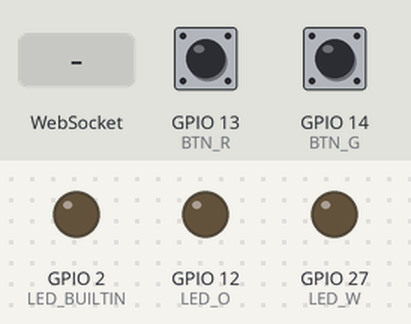
A sketch run on a simulated ESP32. Shown: output pins drawn as LEDs (lit = HIGH). Inputs (shaded band) come from the test bench; at power-on: GPIO 13 (BTN_R) LOW, GPIO 14 (BTN_G) LOW. WiFi joins after 1.5 s; servers stay silent unless stated; what the sketch prints to the serial monitor is not drawn.

Above: at 2.7 s.
2.8 s: WebSocket text "changeO" received
At 3.7 s:
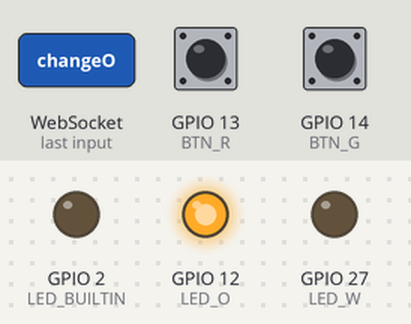
4.3 s: WebSocket text "changeW" received
At 4.9 s:
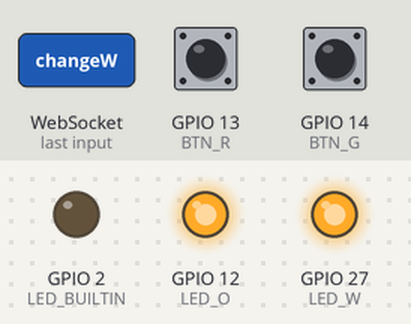
5.8 s: WebSocket text "changeO" received
At 7.2 s:
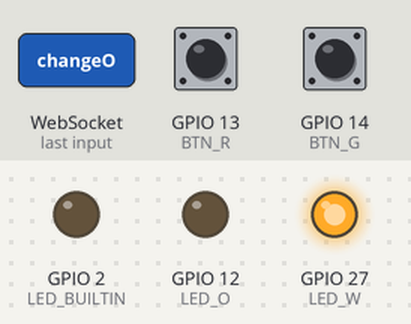
Timing chart, 0 to 8.8 s (numbered marks = the images above; inputs shaded):
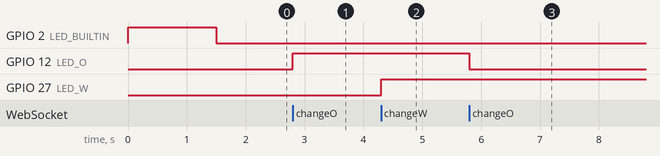

The sketch:

client1_LED.ino
```cpp
//WebSocket client端 LED STA模式

#include <WiFi.h>               //引入函式庫
#include <WiFiClient.h>
#include <WebSocketsClient.h>

WebSocketsClient webSocket;

const char* ssid = "WiFi SSID";     //定義要連接的WiFi及密碼
const char* password = "WiFi password";

const int LED_O = 12;  //橘LED               //設置開發版腳位及變數
const int LED_W = 27;  //白LED
const int BTN_R = 13;  //控制紅LED按鈕
const int BTN_G = 14;  //控制綠LED按鈕
static int OledStatus; //橘LED狀態
static int WledStatus; //白LED狀態

String responds = "";

void webSocketEvent(WStype_t type, uint8_t * payload, size_t length) {   //webSocket監聽函示
  responds = "";
  if(type == WStype_TEXT){
    for(int i=0; i<length; i++){
      Serial.print((char)payload[i]);
      responds += ((char) payload[i]);      //將socket收到的字存到responds
    }
  }
  else if(type ==WStype_CONNECTED){
     Serial.printf("[WSc] Connected to url: %s\n", payload);
      webSocket.sendTXT("Client Connected~");
  }
  Serial.println();
}

void setup(){
  pinMode(LED_BUILTIN, OUTPUT);   //定義LED腳位為輸出腳
  pinMode(LED_O, OUTPUT);
  pinMode(LED_W, OUTPUT);
  pinMode(BTN_R, INPUT);          //定義按鈕腳位為輸入腳
  pinMode(BTN_G, INPUT);
  digitalWrite(LED_BUILTIN, 0);
  digitalWrite(LED_O, 0);
  digitalWrite(LED_W, 0);
  Serial.begin(115200);           //設定鮑率115200
  WiFi.mode(WIFI_STA);            //設定WiFi模式為STA
  WiFi.begin(ssid, password);     //連接至設定的WiFi
  Serial.println("");
  while (WiFi.status() != WL_CONNECTED) {   //等待WiFi連接
    digitalWrite(LED_BUILTIN, 1);
    delay(500);
    Serial.print(".");
    digitalWrite(LED_BUILTIN, 0);
  }
  Serial.println("");
  Serial.print("Connected to ");      //印出連接到的WiFi名稱及IP
  Serial.println(ssid);
  Serial.print("IP address: ");
  Serial.println(WiFi.localIP());
  webSocket.begin("192.168.4.1", 81);    //webSocket連接至server IP
  webSocket.onEvent(webSocketEvent);     //webSocket監聽webSocketEvevt函式
  webSocket.setReconnectInterval(5000);  //如0果連接失敗，5秒後再次嘗試
}

void loop() {
  webSocket.loop();

  if(responds == "changeO"){           //如果socket收到字串為"changeO"
      OledStatus == HIGH ? webSocket.sendTXT("OLEDoff") : webSocket.sendTXT("OLEDon");
        //如果現在橘燈狀態為HIGH,socket傳送"OLEDoff",否則socket傳送"OLEDon"
      OledStatus = OledStatus == HIGH ? LOW : HIGH;
        //如果現在橘燈狀態(OledStatus)為HIGH,將OledStatus設為LOW,否則將OledStatus設為HIGH
      digitalWrite(LED_O, OledStatus); //接橘色LED輸出設為OledStatus
      responds = "";                   //清空變數
  }else if(responds == "changeW"){
      WledStatus == HIGH ? webSocket.sendTXT("WLEDoff") : webSocket.sendTXT("WLEDon");
      WledStatus = WledStatus == HIGH ? LOW : HIGH;
      digitalWrite(LED_W, WledStatus);
      responds = "";
  }else if(digitalRead(BTN_R) == HIGH){   //如果按鈕被按下(高電位)
      webSocket.sendTXT("changeR");       //socket傳送"changeR"
      delay(500);                         //延遲500毫秒防彈跳
  }else if(digitalRead(BTN_G) == HIGH){
      webSocket.sendTXT("changeG");
      delay(500);
  }
}
```

Measured:
- after the input at 2.8 s, GPIO 12 (LED_O): LOW → HIGH at once
- after the input at 4.3 s, GPIO 27 (LED_W): LOW → HIGH at once
- after the input at 5.8 s, GPIO 12 (LED_O): HIGH → LOW at once
